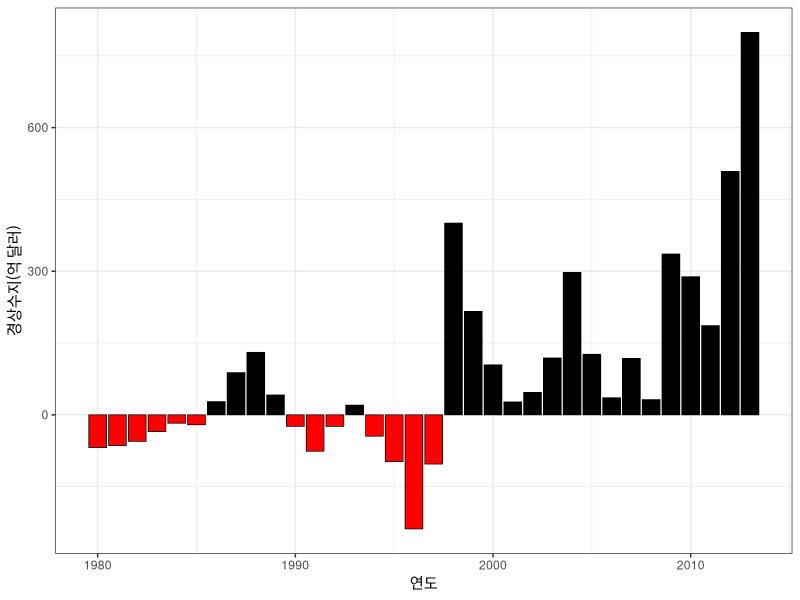

Reproduce this figure in R.
# Title     : TODO
# Objective : TODO
# Created by: justk
# Created on: 2021-05-24

library(ggplot2)
cb <- read.csv('./data/cb_rk.csv', header = T)
#year <- 연도
#current_account <- 경상수지
cb$current_account <- cb$current_account / 100
cb$pos <- cb$current_account >= 0
ggplot(cb, aes(x = year, y = current_account, fill = pos)) +
    geom_bar(stat = 'identity', position = 'identity', colour = 'black', size = 0.25) +
    scale_fill_manual(values = c('red', 'black'), guide = F) +
    ylab('\uacbd\uc0c1\uc218\uc9c0\u0028\uc5b5 \ub2ec\ub7ec\u0029') + #text:경상수지(억 달러)
    xlab('\uc5f0\ub3c4') + #연도
    theme_bw()